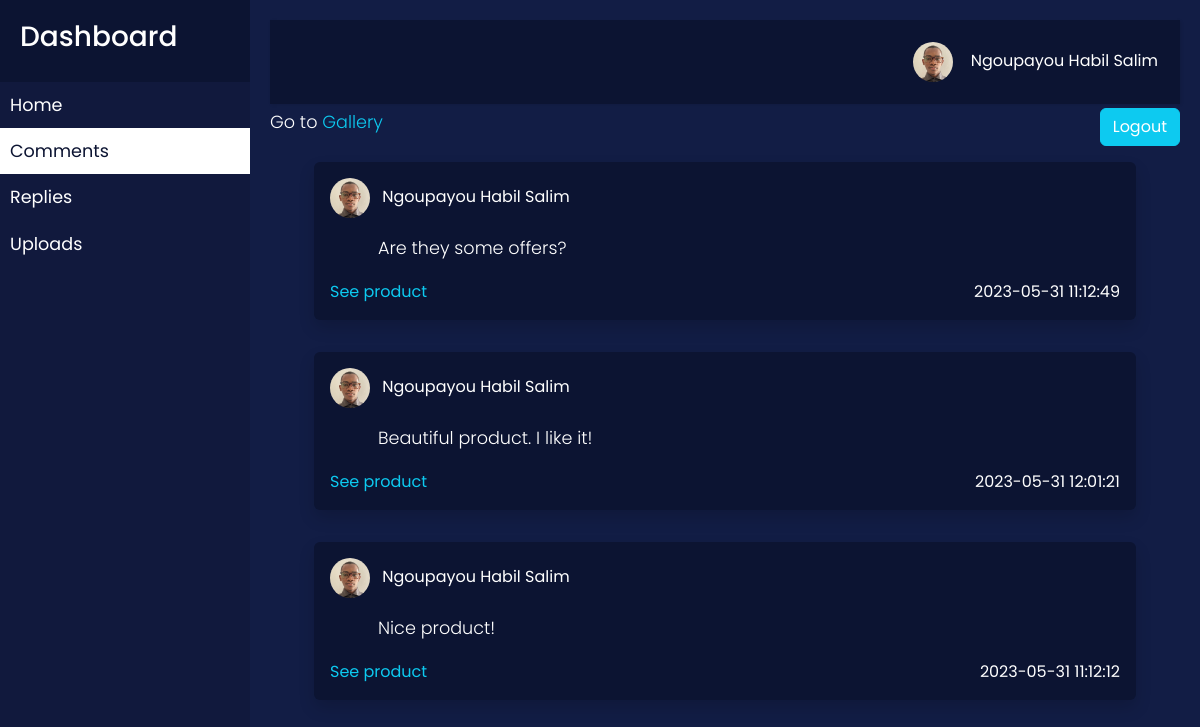
Screenshot of /comment.php (signed in) with the database file from the repository.
### tables this page shows
CREATE TABLE `user` (
  `userid` varchar(14) NOT NULL,
  `username` varchar(30) NOT NULL,
  `useremail` varchar(50) NOT NULL,
  `password` varchar(250) NOT NULL,
  `userimg` varchar(60) NOT NULL,
  `userdate` datetime NOT NULL
);

CREATE TABLE `comment` (
  `commentid` varchar(14) NOT NULL,
  `content` varchar(500) NOT NULL,
  `productid` varchar(14) NOT NULL,
  `userid` varchar(20) NOT NULL,
  `commentdate` datetime NOT NULL
);

### comment.php (the view, shortened to what this page needs)
<?php
include "apps/include.php";
?>
<!DOCTYPE html>
<html>
<head>
    <link href="css/bootstrap.min.css" rel="stylesheet">
    <link rel="stylesheet" href="css/bootstrap.css">
    <link rel="stylesheet" href="css/style.css">
</head>
<body>
    <div class="wrapper">
        <nav id="sidebar">
            <div class="sidebar-header">
                <h3>Dashboard</h3>
            </div>
            <ul class="list-unstyled ">
                <li>
                    <a href="ux.php">
                        Home
                    </a>
                </li>
                <li style="color: #0c1432;background: #fff;">
                    <a href="comment.php">
                        Comments
                    </a>
                </li>
                <li>
                    <a href="reply.php">
                        Replies
                    </a>
                </li>
                <li>
                    <a href="upload.php">
                        Uploads
                    </a>
                </li>
            </ul>
        </nav>
        <div id="content">
            <?php
            include "apps/ux-navbar.php";
            ?>
            <div class="row mx-4">
                <?php
                $comsql = mysqli_query($dbc, "SELECT `content`, `productid`, `userid`, `commentdate` FROM `comment` WHERE `userid`='$id' ");
                if (mysqli_num_rows($comsql) == null) {
                    echo '<h2 class="text-muted">No Reply Found for ' . $_SESSION['username'] . ' !<?h2>';
                } else {
                    while ($data = mysqli_fetch_array($comsql)) {
                        ?>
                        <div class="col-12">
                            <div class="mx-2 my-3 p-3 shadow text-white rounded" style="background-color: #0c1432;">
                                <img class="rounded-circle me-2 " src="<?php echo $userimg; ?>" width="40"  <?php echo $_SESSION['username']; ?>>
                                <?php echo $_SESSION['username']; ?>
                                <p class="mx-5 my-3">
                                    <?php echo $data['content']; ?>
                                </p>
                                <div class="row">
                                    <div class="text-start col-3"><a href="product-card.php?id=<?php echo $data['productid'] ?>"
                                            class="text-info gal">See product</a></div>
                                    <div class="text-end col-9">
                                        <?php echo $data['commentdate']; ?>
                                    </div>
                                </div>
                            </div>
                        </div>
                        <?php
                    }
                }
                ?>
            </div>
        </div>
    </div>
</body>
</html>

### apps/ux-navbar.php (shortened to what this page needs)
<?php
$name = $_SESSION['username'];
$slsql = "SELECT `userid`, `useremail`, `userimg` FROM `user` WHERE `username`='$name'";
$slqry = mysqli_query($dbc, $slsql);
$data = mysqli_fetch_array($slqry);
$id = $data['userid'];
$userimg = $data['userimg'];
?>
<nav class="navbar navbar-expand-lg" style="margin-bottom:4px !important;">
    <div class="container-fluid">
        <div class="user text-end text-white">
            <span class="btn update-img-btn"><img class="rounded-circle " src="<?php echo $userimg ?>" width="40"
                    alt="<?php $name ?>"></span>
            <span>
                <?php echo $_SESSION['username']; ?>
            </span>
        </div>
    </div>
</nav>
<form action="apps/process.php" method="post">
    <div class="text-end">
        <p class="position-absolute">Go to <a href="index.php" class="text-info gal">Gallery</a></p>
        <button type="submit" name="logout" class="btn btn-info text-white">Logout</button>
    </div>
</form>

### css/style.css (style rules this page uses)
body { font-family: 'Poppins', sans-serif; background: #121d45; }
p { font-family: 'Poppins', sans-serif; font-size: 1.1em; font-weight: 300; line-height: 1.7em; color: #999; }
a, a:hover, a:focus { color: inherit; text-decoration: none; transition: all 0.3s; }
.navbar { padding: 15px 10px; background: #0c1432; border: none; border-radius: 0; margin-bottom: 40px; box-shadow: 1px 1px 3px rgba(0, 0, 0, 0.1); }
.wrapper { display: flex; width: 100%; align-items: stretch; }
#sidebar { min-width: 250px; max-width: 250px; background: #11193d; color: #fff; transition: all 0.3s; }
#sidebar .sidebar-header { padding: 20px; background: #0c1432; }
#sidebar ul li a { padding: 10px; font-size: 1.1em; display: block; }
#content { width: 100%; padding: 20px; min-height: 100vh; transition: all 0.3s; }
@media (min-width:767px) { .user { width: 100%; } }

### comment.php (style rules this page uses)
p { margin: 0; color: white; }

### rows the page displays
user: userimg (picture)
comment: userid.userimg (picture), content "Are they some offers?", commentdate "2023-05-31 11:12:49"
comment: userid.userimg (picture), content "Beautiful product. I like it!", commentdate "2023-05-31 12:01:21"
comment: userid.userimg (picture), content "Nice product!", commentdate "2023-05-31 11:12:12"

### other values shown
$_SESSION['username'] "Ngoupayou Habil Salim"
